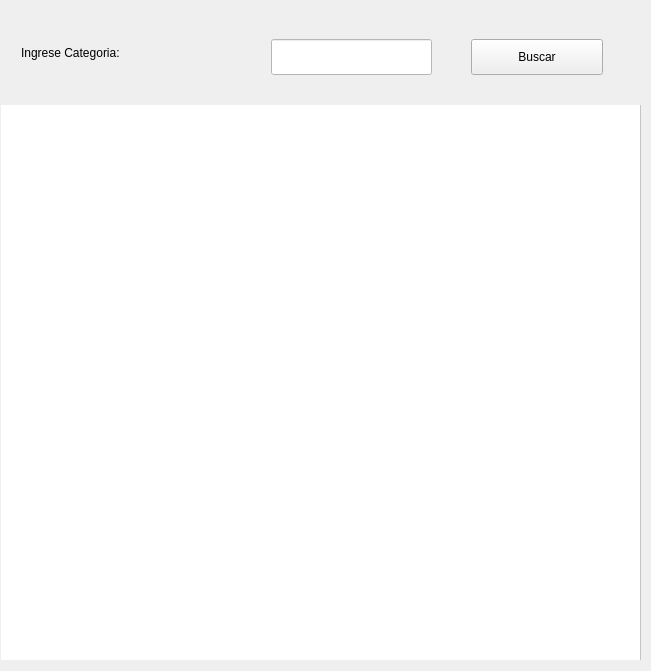
<?xml version="1.0" encoding="UTF-8"?>
<ui version="4.0">
 <class>PantallaBuscarPorCategoria</class>
 <widget class="QWidget" name="PantallaBuscarPorCategoria">
  <property name="geometry">
   <rect>
    <x>0</x>
    <y>0</y>
    <width>651</width>
    <height>671</height>
   </rect>
  </property>
  <property name="windowTitle">
   <string>Form</string>
  </property>
  <property name="styleSheet">
   <string notr="true"/>
  </property>
  <widget class="QWidget" name="layoutWidget">
   <property name="geometry">
    <rect>
     <x>1</x>
     <y>9</y>
     <width>641</width>
     <height>651</height>
    </rect>
   </property>
   <layout class="QVBoxLayout" name="verticalLayout">
    <item>
     <widget class="QWidget" name="widget" native="true">
      <property name="minimumSize">
       <size>
        <width>0</width>
        <height>80</height>
       </size>
      </property>
      <property name="maximumSize">
       <size>
        <width>16777215</width>
        <height>90</height>
       </size>
      </property>
      <property name="styleSheet">
       <string notr="true"/>
      </property>
      <widget class="QLineEdit" name="lineEdit">
       <property name="geometry">
        <rect>
         <x>270</x>
         <y>30</y>
         <width>161</width>
         <height>36</height>
        </rect>
       </property>
       <property name="styleSheet">
        <string notr="true">background-color:white;
color: black;</string>
       </property>
      </widget>
      <widget class="QLabel" name="label">
       <property name="geometry">
        <rect>
         <x>20</x>
         <y>30</y>
         <width>211</width>
         <height>28</height>
        </rect>
       </property>
       <property name="text">
        <string>Ingrese Categoria:</string>
       </property>
      </widget>
      <widget class="QPushButton" name="pushButton">
       <property name="geometry">
        <rect>
         <x>470</x>
         <y>30</y>
         <width>132</width>
         <height>36</height>
        </rect>
       </property>
       <property name="text">
        <string>Buscar</string>
       </property>
      </widget>
     </widget>
    </item>
    <item>
     <widget class="QWidget" name="widget_2" native="true">
      <property name="styleSheet">
       <string notr="true"/>
      </property>
      <widget class="QScrollArea" name="scrollArea">
       <property name="geometry">
        <rect>
         <x>-1</x>
         <y>-11</y>
         <width>641</width>
         <height>571</height>
        </rect>
       </property>
       <property name="styleSheet">
        <string notr="true">background-color: white</string>
       </property>
       <property name="widgetResizable">
        <bool>true</bool>
       </property>
       <widget class="QWidget" name="scrollAreaWidgetContents">
        <property name="geometry">
         <rect>
          <x>0</x>
          <y>0</y>
          <width>639</width>
          <height>569</height>
         </rect>
        </property>
       </widget>
      </widget>
     </widget>
    </item>
   </layout>
  </widget>
 </widget>
 <resources/>
 <connections/>
</ui>
